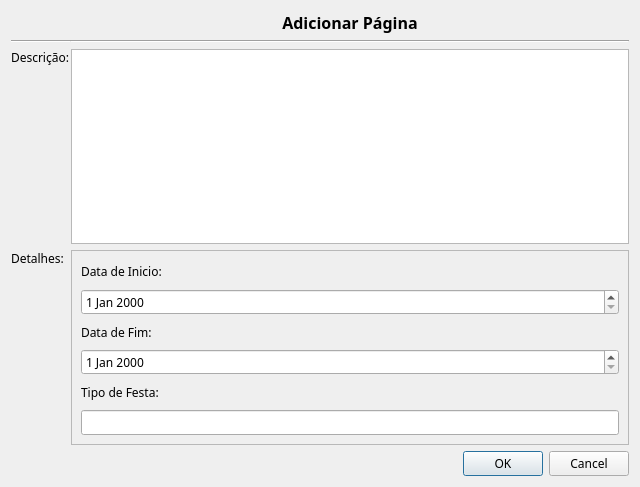
<?xml version="1.0" encoding="UTF-8"?>
<ui version="4.0">
 <class>AddPageDialog</class>
 <widget class="QDialog" name="AddPageDialog">
  <property name="enabled">
   <bool>true</bool>
  </property>
  <property name="geometry">
   <rect>
    <x>0</x>
    <y>0</y>
    <width>640</width>
    <height>480</height>
   </rect>
  </property>
  <property name="font">
   <font>
    <family>Century Gothic</family>
   </font>
  </property>
  <property name="windowTitle">
   <string>Adicionar Página</string>
  </property>
  <layout class="QGridLayout" name="gridLayout">
   <item row="2" column="1">
    <widget class="QDialogButtonBox" name="buttonBox">
     <property name="orientation">
      <enum>Qt::Horizontal</enum>
     </property>
     <property name="standardButtons">
      <set>QDialogButtonBox::Cancel|QDialogButtonBox::Ok</set>
     </property>
    </widget>
   </item>
   <item row="1" column="1">
    <layout class="QGridLayout" name="gridLayout_2">
     <property name="horizontalSpacing">
      <number>0</number>
     </property>
     <item row="2" column="1">
      <widget class="QLabel" name="label_Des">
       <property name="sizePolicy">
        <sizepolicy hsizetype="Minimum" vsizetype="Expanding">
         <horstretch>0</horstretch>
         <verstretch>0</verstretch>
        </sizepolicy>
       </property>
       <property name="minimumSize">
        <size>
         <width>60</width>
         <height>195</height>
        </size>
       </property>
       <property name="layoutDirection">
        <enum>Qt::LeftToRight</enum>
       </property>
       <property name="text">
        <string>Descrição:</string>
       </property>
       <property name="alignment">
        <set>Qt::AlignLeading|Qt::AlignLeft|Qt::AlignTop</set>
       </property>
      </widget>
     </item>
     <item row="2" column="2">
      <widget class="QPlainTextEdit" name="Description">
       <property name="sizePolicy">
        <sizepolicy hsizetype="Expanding" vsizetype="Expanding">
         <horstretch>0</horstretch>
         <verstretch>0</verstretch>
        </sizepolicy>
       </property>
      </widget>
     </item>
     <item row="0" column="2">
      <widget class="QLabel" name="Title">
       <property name="sizePolicy">
        <sizepolicy hsizetype="Preferred" vsizetype="Maximum">
         <horstretch>0</horstretch>
         <verstretch>0</verstretch>
        </sizepolicy>
       </property>
       <property name="text">
        <string>&lt;html&gt;&lt;head/&gt;&lt;body&gt;&lt;p&gt;&lt;span style=&quot; font-size:12pt; font-weight:600;&quot;&gt;Adicionar Página&lt;/span&gt;&lt;/p&gt;&lt;/body&gt;&lt;/html&gt;</string>
       </property>
       <property name="alignment">
        <set>Qt::AlignCenter</set>
       </property>
      </widget>
     </item>
     <item row="1" column="2">
      <widget class="Line" name="line">
       <property name="orientation">
        <enum>Qt::Horizontal</enum>
       </property>
      </widget>
     </item>
     <item row="3" column="2">
      <widget class="QFrame" name="frame">
       <property name="sizePolicy">
        <sizepolicy hsizetype="Expanding" vsizetype="Expanding">
         <horstretch>0</horstretch>
         <verstretch>0</verstretch>
        </sizepolicy>
       </property>
       <property name="frameShape">
        <enum>QFrame::StyledPanel</enum>
       </property>
       <property name="frameShadow">
        <enum>QFrame::Raised</enum>
       </property>
       <layout class="QGridLayout" name="gridLayout_3">
        <item row="5" column="0">
         <widget class="QLineEdit" name="Type"/>
        </item>
        <item row="3" column="0">
         <widget class="QDateEdit" name="DateEnd"/>
        </item>
        <item row="1" column="0">
         <widget class="QDateEdit" name="Date"/>
        </item>
        <item row="2" column="0">
         <widget class="QLabel" name="label_DateEnd">
          <property name="text">
           <string>Data de Fim:</string>
          </property>
         </widget>
        </item>
        <item row="4" column="0">
         <widget class="QLabel" name="label_Type">
          <property name="text">
           <string>Tipo de Festa:</string>
          </property>
         </widget>
        </item>
        <item row="0" column="0">
         <widget class="QLabel" name="label_Date">
          <property name="text">
           <string>Data de Inicio:</string>
          </property>
         </widget>
        </item>
       </layout>
      </widget>
     </item>
     <item row="1" column="1">
      <widget class="Line" name="line_2">
       <property name="orientation">
        <enum>Qt::Horizontal</enum>
       </property>
      </widget>
     </item>
     <item row="3" column="1">
      <widget class="QLabel" name="label_Det">
       <property name="sizePolicy">
        <sizepolicy hsizetype="Minimum" vsizetype="Preferred">
         <horstretch>0</horstretch>
         <verstretch>0</verstretch>
        </sizepolicy>
       </property>
       <property name="minimumSize">
        <size>
         <width>60</width>
         <height>195</height>
        </size>
       </property>
       <property name="text">
        <string>Detalhes:</string>
       </property>
       <property name="alignment">
        <set>Qt::AlignLeading|Qt::AlignLeft|Qt::AlignTop</set>
       </property>
      </widget>
     </item>
    </layout>
   </item>
  </layout>
 </widget>
 <resources/>
 <connections/>
</ui>
